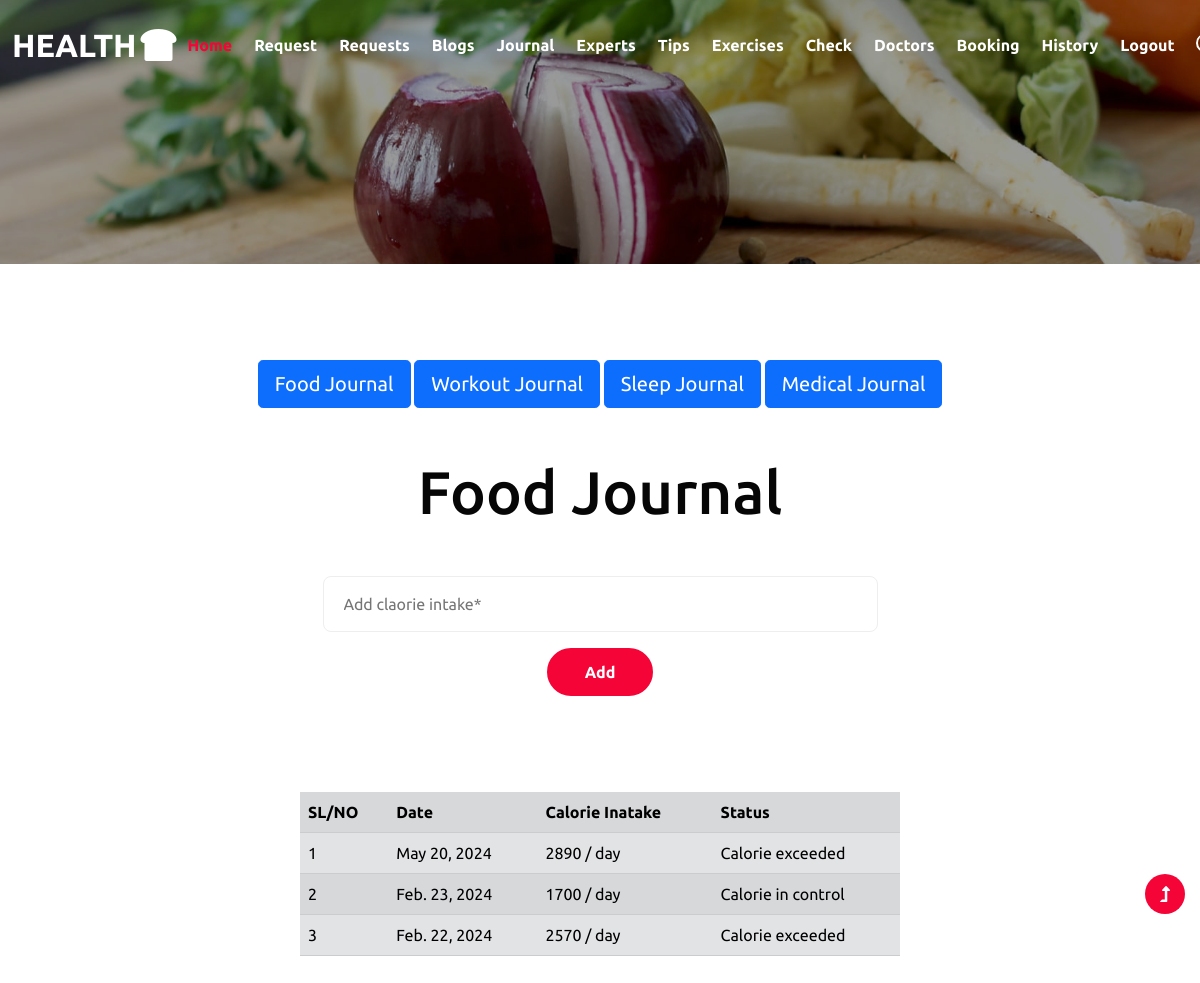
Screenshot of /userfj (signed in) with the database file from the repository.
### phwApp/models.py (models this page shows)
class FoodJournals(models.Model):
    date = models.DateField(auto_now=True,null=True)
    user=models.ForeignKey(Registration,on_delete=models.CASCADE)
    calorieIntake = models.CharField(max_length=20,null=True)
    status = models.CharField(max_length=50,null=True)

### phwApp/views.py (the view, shortened to what this page needs)
# urls.py: path('userfj', views.userfj),
def userfj(request):
    uid=request.session["id"]
    user = Registration.objects.get(id=uid)
    req = 0
    reqCal = 0
    if Request.objects.filter(user=user).exists():
        req = Request.objects.filter(user=user).order_by("-id")[0]
        reqCal = int(req.reqCal)
    data = FoodJournals.objects.filter(user=user).order_by("-id")
    return render(request,"userfj.html",{"data":data})

### template/userfj.html (shortened to what this page needs)
{% extends "commonbaseuser.html" %}
{% block content3 %}
<section class="w3l-contact-2 py-5" id="contact">
    <div class="mt-5 text-center">
        <a href="userfj" class="btn btn-primary btn-lg">Food Journal</a>
        <a href="userwj" class="btn btn-primary btn-lg">Workout Journal</a>
        <a href="usersj" class="btn btn-primary btn-lg">Sleep Journal</a>
        <a href="usermj" class="btn btn-primary btn-lg">Medical Journal</a>
    </div>
    <div class="container py-lg-5 py-md-4 py-2">
        <div class="w3l-header-sec text-center mb-md-5 mb-4">
            <h1 style="font-size:60px;" class="text-center">Food Journal</h1>
        </div>
        <div class="contact-grids">
            <center>
                <div class="w-50" style="margin: auto;">
                    <form method="post" class="signin-form" enctype="multipart/form-data">
                        <input type="number" min="1" name="calorie" id="w3lName" placeholder="Add claorie intake*" class="contact-input"
                            required="" />
                        <div class="form-buttonhny text-center">
                            <button class="btn btn-style btn-primary">Add</button>
                        </div>
                    </form>
                </div>
            </center>
        </div>
    </div>
</section>
<div class="other_form_bg w-100">
    <table class="table table-secondary table-striped w-50 m-auto mb-5">
        <tr class="table_head">
            <th>SL/NO</th>
            <th>Date</th>
            <th>Calorie Inatake</th>
            <th>Status</th>
        </tr>
        {% for d1 in data %}
        <tr>
            <td>{{forloop.counter}}</td>
            <td>{{d1.date}}</td>
            <td>{{d1.calorieIntake}} / day</td>
            <td>{{d1.status}}</td>
        </tr>
        {% endfor %}
    </table>
</div>
{% endblock %}

### rows the page displays
FoodJournals: date "May 20, 2024", calorieIntake "2890", status "Calorie exceeded"
FoodJournals: date "Feb. 23, 2024", calorieIntake "1700", status "Calorie in control"
FoodJournals: date "Feb. 22, 2024", calorieIntake "2570", status "Calorie exceeded"
